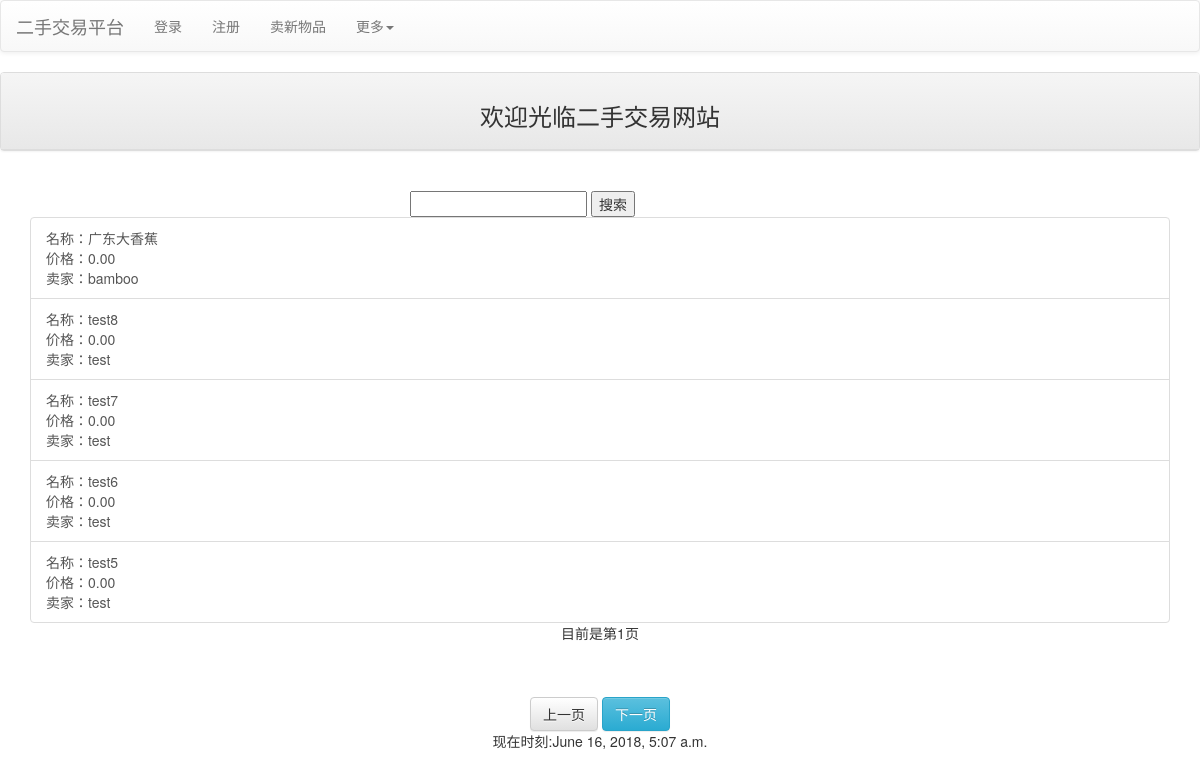
The app's page /, older data.
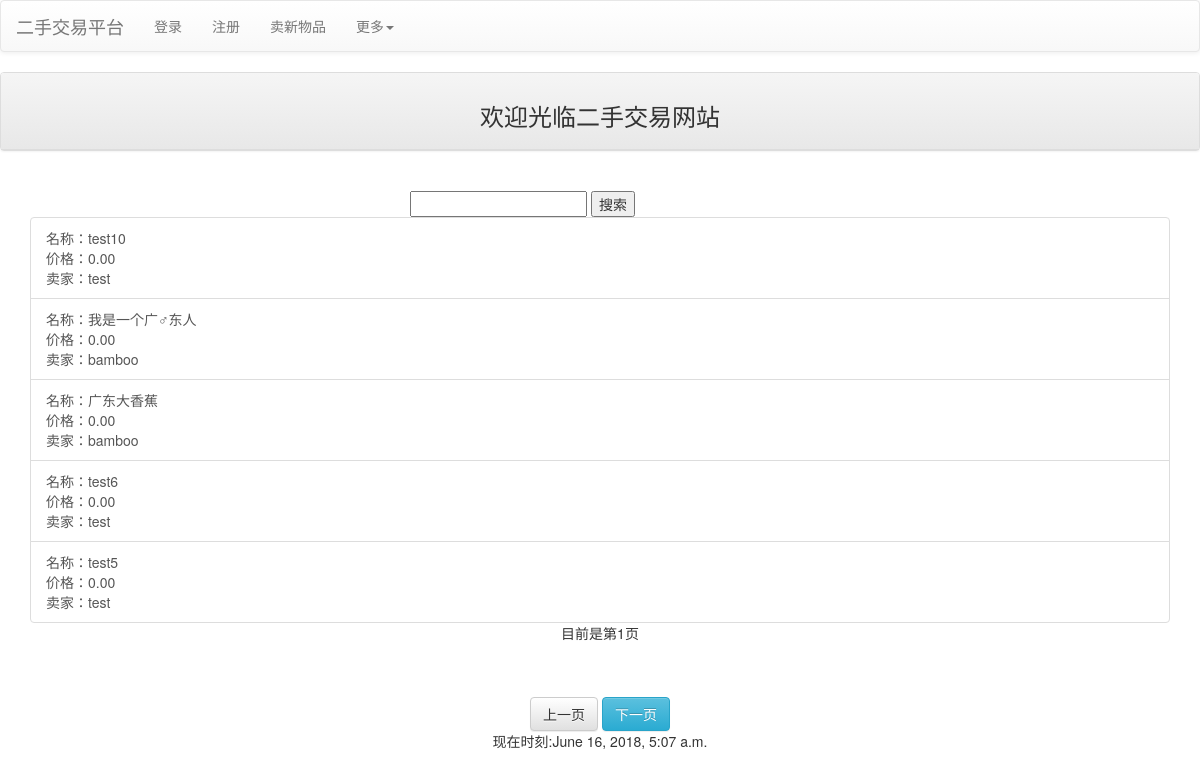
The same page, newer data.
### mainsite/models.py (models this page shows, shortened)
class Product(models.Model):
    seller = models.ForeignKey(Profile,on_delete=models.CASCADE)
    category = models.ForeignKey(Category, null = True, blank = True, on_delete = models.SET_NULL)
    price = models.DecimalField(max_digits = 10, decimal_places = 2, default = 0)
    name = models.CharField(max_length = 32)
    description = models.TextField(default = "暂无简介")
    state = models.IntegerField(default = -1)

class Profile(models.Model):
    user = models.OneToOneField(User, on_delete=models.CASCADE)
    sex = models.IntegerField(default = 0)
    full_name = models.CharField(max_length=32, null=True, blank=True)
    phone = models.CharField(max_length=15, null=True, blank=True)
    address = models.CharField(max_length=256, null=True, blank=True)
    BoundPayment = models.CharField(max_length=32, null=True, blank=True)
    usertype = models.IntegerField(default=0)
    email = models.EmailField(null=True, blank=True)
    email_binding = models.EmailField(null=True, blank=True)
    email_binding_key = models.CharField(max_length=4, null=True, blank=True)
    pay_binding = models.CharField(max_length=32, null=True, blank=True)
    pay_binding_key = models.CharField(max_length=4, null=True, blank=True)
    def __str__(self):
        return self.user.username

### mainsite/views.py (the view)
# urls.py: path('', views.index),
def index(request, pid = None, del_pass = None):
    TheTimeOfNow = datetime.now()
    if request.user.is_authenticated:
        username = request.user.username
        profile_cur = models.Profile.objects.get(user=request.user)
    messages.get_messages(request)
    all_products = models.Product.objects.filter(state = 0).order_by("-id")
    paginator_cur = paginator.Paginator(all_products, 5)
    p = request.GET.get('p')
    try:
        products = paginator_cur.page(p)
    except paginator.PageNotAnInteger:
        products = paginator_cur.page(1)
    except paginator.EmptyPage:
        products = paginator_cur.page(paginator_cur.num_pages)
    return render(request, 'index.html', locals())

### templates/index.html (shortened to what this page needs)
{% extends "base.html" %}
{% block content %}
<div class="contrainer">
    <div class="row">
        <div class="col-md-12">
            <div class="panel panel-default">
                <div class="panel-heading" align="center">
                    <h3>欢迎光临二手交易网站</h3>
                </div>
            </div>
        </div>
    </div>
    <div class="row">
        <div class="col-md-8 col-md-offset-4">
            <form action="/search">
                <br>
                <input type="text" name="product_name" value="{{ product_name }}">
                <input type="submit" value="搜索">
            </form>
        </div>
    </div>
    <div class="row">
        {% for product in products %}
            {% if forloop.first %}
                <div class="container">
            {% endif %}
                    <a href="/product/{{product.id}}" class="list-group-item">
                        名称：{{product.name}}
                        <br />
                        价格：{{product.price}}
                        <br />
                        卖家：{{product.seller}}
                        <br />
                    </a>
            {% if forloop.last %}
                </div>
            {% endif %}
        {% empty %}
            <center><h3>目前没有商品</h3></center>
        {% endfor %}
    </div>
    <div class="row" align="center">
            目前是第{{ products.number }}页
    </div>
    <div class="pagination pagination-centered" style="height: auto;">
    </div>
    <div class="row" align="center">
        {% if products.has_previous %}
            <a class="btn btn-info" href="?p={{ products.previous_page_number }}">
                上一页
            </a>
        {% else %}
            <a class="btn btn-default" href="#">
                上一页
            </a>
        {% endif %}
        {% if products.has_next %}
            <a class="btn btn-info" href="?p={{ products.next_page_number }}">
                下一页
            </a>
        {% else %}
            <a class="btn btn-default " href="#">
                下一页
            </a>
        {% endif %}
    </div>
</div>
{% endblock %}

Row changes from the older to the newer data that the page shows:
no longer on this page (row edited): Product: name "test8", price "0.00", seller "test"
no longer on this page (row edited): Product: name "test7", price "0.00", seller "test"
added Product: name "test10", price "0.00", seller "test"
added Product: name "我是一个广♂东人", price "0.00", seller "bamboo"
